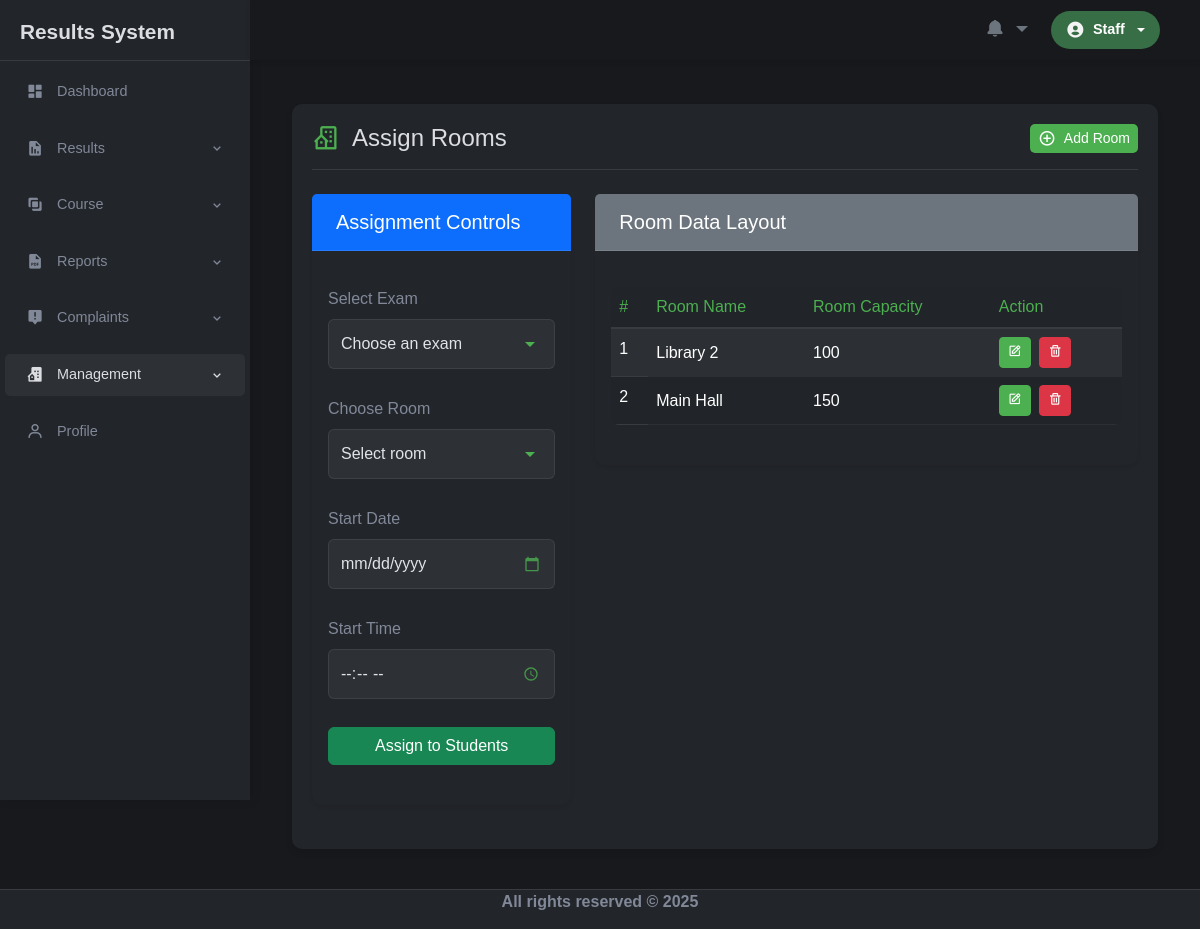
The app's page /assign-seats.php (signed in) with its own data.
### tables this page shows
CREATE TABLE `room` (
  `id` int(11) NOT NULL,
  `room_name` varchar(50) NOT NULL,
  `capacity` int(100) NOT NULL,
  `created_at` timestamp NOT NULL DEFAULT current_timestamp()
);

### assign-seats.php (the view, shortened to what this page needs)
<?php
include('header.php');
try {
    $rooms = $dbh->query("SELECT * FROM room ORDER BY room_name")->fetchAll(PDO::FETCH_OBJ);
}catch (PDOException $e){
    $error_msg = $e->getMessage();
    header("Location: assign-seats.php?status=error&message=$error_msg");
    exit();
}
?>
<main class="container">
    <div class="main-view">
        <div class="department-container">
            <div class="department-header">
                <h2 class="department-title">
                    <i class='bx bx-building-house'></i> Assign Rooms
                </h2>
                <div style="display: flex; gap: 5px;">
                    <button class="btn btn-sm btn-add-department" data-bs-toggle="modal" data-bs-target="#addRoomModal">
                    <i class='bx bx-plus-circle'></i> Add Room
                    </button>
                </div>
            </div>
            <div class="row">
                    <div class="col-md-4">
                        <form method="POST" action="">
                            <div class="card shadow-sm">
                                <div class="card-header bg-primary text-white">
                                    <h5 class="mb-0">Assignment Controls</h5>
                                </div>
                                <div class="card-body">
                                    <div class="mb-3">
                                        <label for="course_unit_id" class="form-label">Select Exam</label>
                                        <select class="form-select" id="course_unit_id" name="course_unit_id">
                                            <option selected disabled>Choose an exam</option>
                                        </select>
                                    </div>
                                    <div class="mb-3">
                                        <label for="room_id" class="form-label">Choose Room</label>
                                        <select class="form-select" id="room_id" name="room_id">
                                            <option value="" selected disabled>Select room</option>
                                        </select>
                                    </div>
                                    <div class="mb-3">
                                        <label for="date" class="form-label">Start Date</label>
                                        <input type="date" class="form-control" id="date" name="date" required>
                                    </div>
                                    <div class="mb-3">
                                        <label for="start_time" class="form-label">Start Time</label>
                                        <input type="time" class="form-control" id="start_time" name="start_time" required>
                                    </div>
                                    <div class="d-grid gap-2">
                                        <button type="submit" class="btn btn-success" name="assign_room">Assign to Students</button>
                                    </div>
                                </div>
                            </div>
                        </form>
                    </div>
                <div class="col-md-8">
                    <div class="card shadow-sm">
                        <div class="card-header bg-secondary text-white">
                            <h5 class="mb-0">Room Data Layout</h5>
                        </div>
                        <div class="card-body">
                        <div class="table-responsive">
                            <table class="table table-dark table-hover table-striped">
                                <thead>
                                    <tr>
                                        <th scope="col">#</th>
                                        <th scope="col">Room Name</th>
                                        <th scope="col">Room Capacity</th>
                                        <th scope="col">Action</th>
                                    </tr>
                                </thead>
                                <tbody>
                                    <?php if (count($rooms) > 0): ?>
                                        <?php foreach ($rooms as $index => $room): ?>
                                        <tr>
                                            <th scope="row"><?= $index + 1 ?></th>
                                            <td><?= htmlspecialchars($room->room_name) ?></td>
                                            <td><?= htmlspecialchars($room->capacity) ?></td>
                                            <td>
                                                <button class="btn btn-sm btn-primary me-1 edit-room"
                                                        data-id="<?= $room->id ?>"
                                                        data-name="<?= htmlspecialchars($room->room_name) ?>"
                                                        data-capacity="<?= htmlspecialchars($room->capacity) ?>"
                                                        data-bs-toggle="modal"
                                                        data-bs-target="#editRoomModal">
                                                    <i class='bx bx-edit'></i>
                                                </button>
                                                <button class="btn btn-sm btn-danger delete-room"
                                                        data-id="<?= $room->id ?>"
                                                        data-bs-toggle="modal"
                                                        data-bs-target="#deleteRoomModal">
                                                    <i class='bx bx-trash'></i>
                                                </button>
                                            </td>
                                        </tr>
                                        <?php endforeach; ?>
                                        <?php else: ?>
                                            <tr>
                                                <td colspan="4" class="text-center">No Room found</td>
                                            </tr>
                                        <?php endif; ?>
                                </tbody>
                            </table>
                        </div>
                            </div>
                        </div>
                    </div>
                </div>
            </div>
        </div>
    </div>
<?php
include('footer.php');
?>

### assets/styles/styles.css (style rules this page uses)
:root { --light-bg-color: #f8f9fa; --light-tertiary-bg: #e9ecef; --light-text-color: #495057; --light-heading-color: #212529; --light-primary-color: #4CAF50; --light-primary-hover: #3e8e41; --light-active-bg: #e2f3e3; --light-border-color: #dee2e6; --light-card-bg: #ffffff; --bg-color: #17191c; --tertiary-bg-color: #22252a; --txt-color: #818898; --light-txt-color: #dbdde1; --primary-color: #4CAF50; --primary-hover: #3e8e41; --active-bg-color: #4CAF50; }
* { margin: 0; padding: 0; box-sizing: border-box; font-family: Arial, sans-serif; }
body { display: flex; flex-direction: column; min-height: 100vh; color: var(--light-txt-color); background-color: var(--bg-color); }
.container .main-view { margin: 80px 0 0 250px; padding-bottom: 40px; flex: 1; }

### assets/styles/dashboard.css (style rules this page uses)
.card { background: var(--tertiary-bg-color); border: none; border-radius: 10px; margin-bottom: 1.5rem; }
.card-header { background: rgba(0,0,0,0.2); border-bottom: 1px solid rgba(255,255,255,0.1); display: flex; justify-content: space-between; align-items: center; padding: 1rem 1.5rem; }
.table { color: var(--light-txt-color); margin-bottom: 0; }
.table th { border-bottom: 1px solid rgba(255,255,255,0.1); font-weight: 500; }
.table td { border-top: 1px solid rgba(255,255,255,0.1); vertical-align: middle; }

### assets/styles/departments.css (style rules this page uses)
.department-header { display: flex; justify-content: space-between; align-items: center; margin-bottom: 1.5rem; padding-bottom: 1rem; border-bottom: 1px solid rgba(255, 255, 255, 0.1); }
.department-title { color: var(--light-txt-color); font-size: 1.5rem; margin: 0; display: flex; align-items: center; gap: 0.75rem; }
.department-title i { font-size: 1.75rem; color: var(--primary-color); }
.btn-add-department { background-color: var(--primary-color); color: white; border: none; padding: 0.5rem 1.25rem; border-radius: 5px; display: flex; align-items: center; gap: 0.5rem; transition: all 0.3s ease; }
.btn-add-department i { font-size: 1.1rem; }
.table-responsive { background-color: var(--tertiary-bg-color); border-radius: 8px; overflow: hidden; }
.table-dark { background-color: var(--tertiary-bg-color); color: var(--light-txt-color); margin-bottom: 0; }
.department-container { background-color: var(--tertiary-bg-color); border-radius: 10px; padding: 20px; box-shadow: 0 4px 6px rgba(0, 0, 0, 0.1); }
.table-dark thead th { border-bottom: 2px solid rgba(255, 255, 255, 0.1); color: var(--primary-color); }
.table-dark tbody tr { border-bottom: 1px solid rgba(255, 255, 255, 0.05); }
.table-striped tbody tr:nth-of-type(odd) { background-color: rgba(255, 255, 255, 0.02); }
.btn-sm { padding: 0.25rem 0.5rem; font-size: 0.875rem; }
.btn-primary { background-color: var(--primary-color); border-color: var(--primary-color); }
.btn-danger { background-color: #dc3545; border-color: #dc3545; }

### assets/styles/assign.css (style rules this page uses)
.form-label { color: var(--txt-color); margin-bottom: 0.5rem; }
.form-control, .form-select { background-color: var(--bg-color); color: var(--light-txt-color); border: 1px solid rgba(255, 255, 255, 0.1); padding: 0.5rem 0.75rem; transition: all 0.3s ease; }
option:disabled { color: rgba(255, 255, 255, 0.3) !important; background-color: #202021 !important; }

### assets/styles/allocations.css (style rules this page uses)
:root { --dark-primary: #1a1e1e; --dark-secondary: #1e2323; --dark-accent: #1a2e28; --neon-green: #4CAF50; --neon-lime: #A5D6A7; --text-primary: #e2e2e2; --text-secondary: #b8b8b8; --success: #4CAF50; --warning: #FFC107; --danger: #F44336; --glass-bg: rgba(30, 46, 46, 0.7); }
::placeholder { color: #6b7280 !important; opacity: 1 !important; }
.form-control::placeholder { color: rgba(160, 174, 192, 0.7) !important; }
.card-header { display: flex; align-items: center; margin-bottom: 1.25rem; position: relative; }
.card-body { display: flex; flex-direction: column; gap: 0.75rem; margin-bottom: 1.5rem; }

### records on screen
room: room_name "Library 2", capacity "100"
room: room_name "Main Hall", capacity "150"

### other values on screen
$user_name "Staff"
